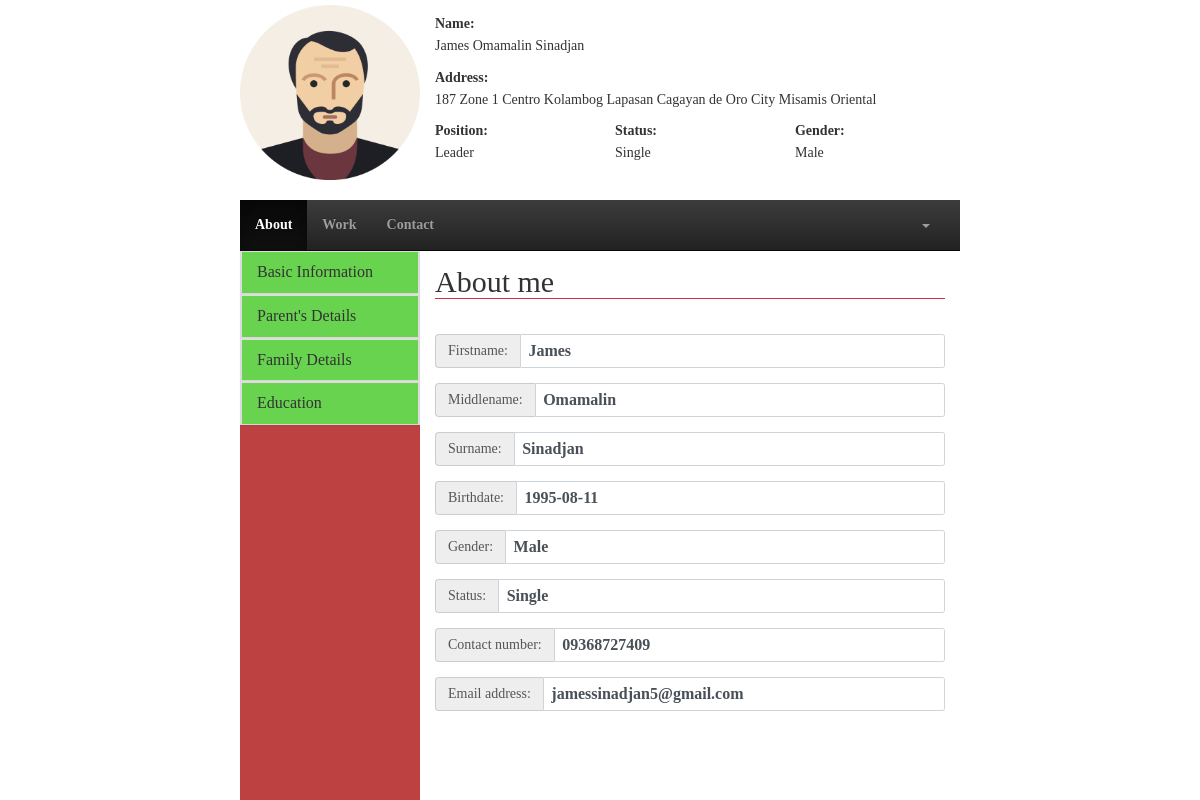
Page /user/about_me.php?id=6 (signed in) on the earlier database version.
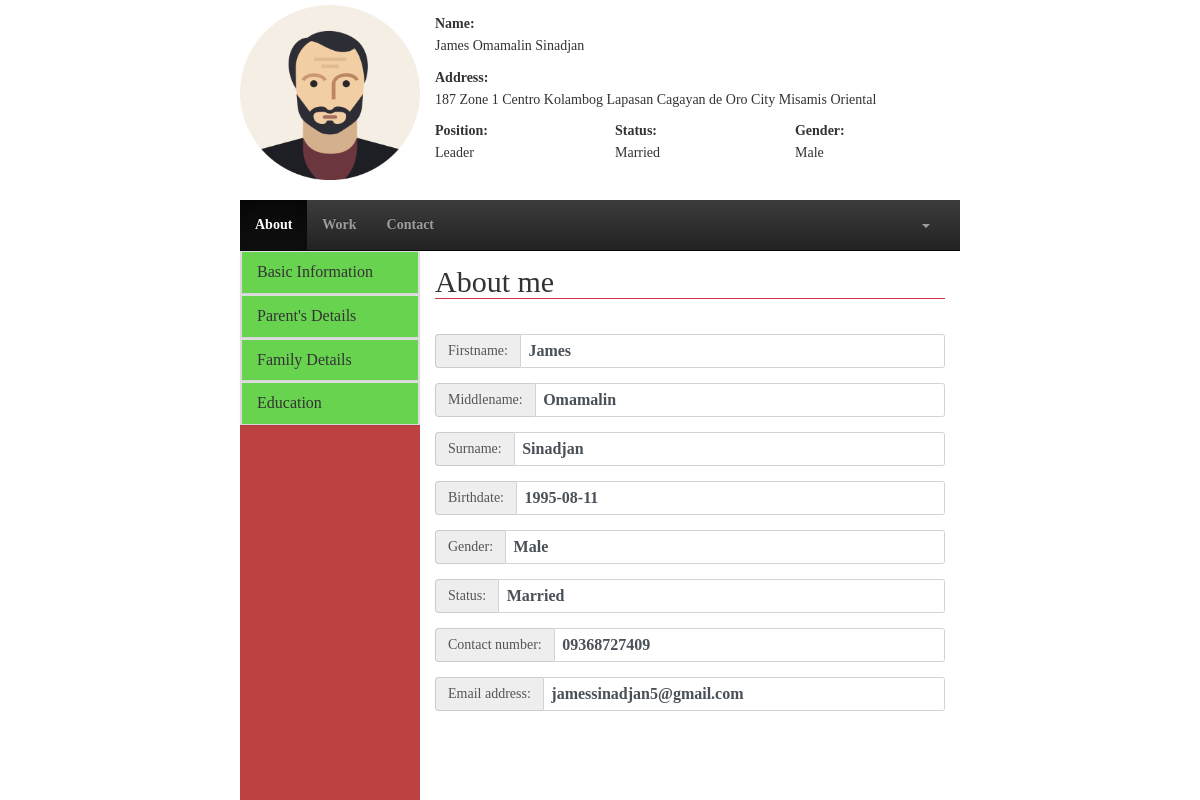
Same page on the later database version.
### tables this page shows
CREATE TABLE `current_address` (
  `staff_id` bigint(20) DEFAULT NULL,
  `addOne` varchar(50) DEFAULT NULL,
  `addTwo` varchar(50) DEFAULT NULL,
  `addTre` varchar(50) DEFAULT NULL,
  `state` varchar(50) NOT NULL,
  `city` varchar(50) NOT NULL,
  `country` varchar(50) NOT NULL,
  `postCode` int(11) NOT NULL
);

CREATE TABLE `staff` (
  `staff_id` bigint(20) NOT NULL,
  `fname` varchar(50) NOT NULL,
  `mname` varchar(50) DEFAULT NULL,
  `lname` varchar(50) NOT NULL,
  `birthdate` date NOT NULL,
  `cellnum` varchar(50) NOT NULL,
  `telnum` varchar(50) DEFAULT NULL,
  `email` varchar(50) NOT NULL,
  `status` varchar(50) NOT NULL,
  `gender` varchar(50) NOT NULL,
  `type` varchar(50) NOT NULL,
  `position` varchar(50) NOT NULL,
  `password` varchar(50) NOT NULL
);

### user/about_me.php (the view, shortened to what this page needs)
<!DOCTYPE html>
<html lang="en">
	<head>
		<link rel="stylesheet" href="css/bootstrap.css">
		<link rel="stylesheet" href="css/stylesheet.css">
		<link rel="stylesheet" href="css/bootstrap-theme.css">
	</head>
	<body>
		<div class="row-3">
			<div class="container-sides">
				<div class="col-12">
					<?php
						$space = " ";
						$id = $_GET['id'];
						include_once("action/session.php");
						$query = "SELECT staff.staff_id, staff.fname, staff.mname, staff.lname, staff.status, staff.gender, staff.type, staff.position, staff.password, current_address.staff_id, current_address.addOne, current_address.addTwo, current_address.addTre, current_address.state, current_address.city FROM staff INNER JOIN current_address ON staff.staff_id = current_address.staff_id WHERE staff.staff_id = '$id'";
						$result = mysqli_query($connect,$query);
						if(mysqli_num_rows($result) > 0){
							while($row = mysqli_fetch_assoc($result)):
					?>
								<form action="">
									<div class="col-3 text-center">
										<img src="img/avatar.png" alt="" style="width:180px;height: 180px;padding-top: 5px; ">
									</div>
									<div class="col-9">
										<div class="row-4">
											<div class="container">
												<label>Name:</label>
												<h5><?php echo $row['fname'].$space.$row['mname'].$space.$row['lname'] ?></h5>
											</div>
										</div>
										<div class="row-4">
											<div class="container">
												<label>Address:</label>
												<h5><?php echo $row['addOne'].$space.$row['addTwo'].$space.$row['addTre'].$space.$row['city'].$space.$row['state'] ?></h5>
											</div>
										</div>
										<div class="row-4">
											<div class="col-4 container">
												<label>Position:</label>
												<h5><?php echo $row['position'] ?></h5>
											</div>
											<div class="col-4 container">
												<label>Status:</label>
												<h5><?php echo $row['status'] ?></h5>
											</div>
											<div class="col-4 container">
												<label>Gender:</label>
												<h5><?php echo $row['gender'] ?></h5>
											</div>
										</div>
									</div>
								</form>
					<?php endwhile;} ?>
				</div>
			</div>
		</div>
		<div class="row-9">
			<div class="container-sides">
				<div class="col-12">
					<div class="row-1">
						<div class="">
							<nav class="navbar navbar-inverse navbar-static-top">
								<div class="collapse navbar-collapse navHeaderCollapse">
									<ul class="nav navbar-nav navbar-left">
										<li class="active"><a href="about_me.php<?php echo '?id='.$id.''?>">About</a></li>
										<li><a href="work_details.php<?php echo '?id='.$id.''?>">Work</a></li>
										<li><a href="contact_person.php<?php echo '?id='.$id.''?>">Contact</a></li>
									</ul>
									<ul class="nav navbar-nav navbar-right" style="margin-right: 15px;">
										<li>
											<a href="" class="dropdown-toggle" data-toggle="dropdown"><b class="caret"></b></a>
										</li>
									</ul>
								</div>
							</nav>
						</div>
					</div>
					<div class="row-11">
						<div class="col-3" style="background-color: #be4141;">
							<div class="panel-group">
								<div class="panel panel-default">
									<div class="panel panel-heading">
										<h4 class="panel-title"><a href="#collapse1" data-toggle="collapse">Basic Information</a></h4>
									</div>
								</div>
							</div>
							<div class="panel-group">
								<div class="panel panel-default">
									<div class="panel panel-heading">
										<h4 class="panel-title"><a href="#collapse2" data-toggle="collapse">Parent's Details</a></h4>
									</div>
								</div>
							</div>
							<div class="panel-group">
								<div class="panel panel-default">
									<div class="panel panel-heading">
										<h4 class="panel-title"><a href="#collapse3" data-toggle="collapse">Family Details</a></h4>
									</div>
								</div>
							</div>
							<div class="panel-group">
								<div class="panel panel-default">
									<div class="panel panel-heading">
										<h4 class="panel-title"><a href="#collapse4" data-toggle="collapse">Education</a></h4>
									</div>
								</div>
							</div>
						</div>
						<div class="col-9">
							<div class="row-12">
							<?php
								$email = $_SESSION['email'];
								include_once("action/session.php");
								$query = "SELECT * FROM staff WHERE email = '$email'";
								$result = mysqli_query($connect,$query);
								if(mysqli_num_rows($result) > 0){
									while($row = mysqli_fetch_assoc($result)):
							?>
								<form action="">
									<div class="container form-group">
										<legend><h2>About me</h2></legend>
									</div>
									<div class="container form-group form-horizontal">
										<div class="inputGroupContainer">
											<div class="input-group">
												<span class="input-group-addon">Firstname:</span>
												<span class='form-control'><?php echo $row['fname'] ?></span>
											</div>
										</div>
									</div>
									<div class="container form-group form-horizontal">
										<div class="inputGroupContainer">
											<div class="input-group">
												<span class="input-group-addon">Middlename:</span>
												<span class='form-control'><?php echo $row['mname'] ?></span>
											</div>
										</div>
									</div>
									<div class="container form-group form-horizontal">
										<div class="inputGroupContainer">
											<div class="input-group">
												<span class="input-group-addon">Surname:</span>
												<span class='form-control'><?php echo $row['lname'] ?></span>
											</div>
										</div>
									</div>
									<div class="container form-group form-horizontal">
										<div class="inputGroupContainer">
											<div class="input-group">
												<span class="input-group-addon">Birthdate:</span>
												<span class='form-control'><?php echo $row['birthdate'] ?></span>
											</div>
										</div>
									</div>
									<div class="container form-group form-horizontal">
										<div class="inputGroupContainer">
											<div class="input-group">
												<span class="input-group-addon">Gender:</span>
												<span class='form-control'><?php echo $row['gender'] ?></span>
											</div>
										</div>
									</div>
									<div class="container form-group form-horizontal">
										<div class="inputGroupContainer">
											<div class="input-group">
												<span class="input-group-addon">Status:</span>
												<span class='form-control'><?php echo $row['status'] ?></span>
											</div>
										</div>
									</div>
									<div class="container form-group form-horizontal">
										<div class="inputGroupContainer">
											<div class="input-group">
												<span class="input-group-addon">Contact number:</span>
												<span class='form-control'><?php echo $row['cellnum'] ?></span>
											</div>
										</div>
									</div>
									<div class="container form-group form-horizontal">
										<div class="inputGroupContainer">
											<div class="input-group">
												<span class="input-group-addon">Email address:</span>
												<span class='form-control'><?php echo $row['email'] ?></span>
											</div>
										</div>
									</div>
								</form>
							<?php endwhile;} ?>
							</div>
						</div>
					</div>
				</div>
			</div>
		</div>
	</body>
</html>

### user/css/stylesheet.css (style rules this page uses)
.col-3 { width: 25%;height: 100%; }
.col-4 { width: 33.3333%;height: 100%; }
.col-9 { width: 75%;height: 100%; }
.col-12 { width: 100%;height: 100%; }
.row-1 { height: 8.3333%;width: 100%; }
.row-3 { height: 25%;width: 100%; }
.row-4 { height: 33.3333%;width: 100%; }
.row-9 { height: 75%;width: 100%; }
.row-11 { height: 91.6666%;width: 100%; }
.row-12 { height: 100%;width: 100%; }
.row-1, .row-2, .row-3, .row-4, .row-5, .row-6, .row-7, .row-8, .row-9, .row-10, .row-11, .row-12 { position: relative; float: left; }
.col-1, .col-2, .col-3, .col-4, .col-5, .col-6, .col-7, .col-8, .col-9, .col-10, .col-11, .col-12 { position: relative; float: left; }
html,body { height: 100% !important; width: 100% !important; font-family: masaya; font-weight: bold; }
.container-sides { width: 60%; height: 100%; margin-right: auto; margin-left: auto; }
* { padding: 0; margin: 0; text-decoration: none; list-style: none; line-height: 1.3; }
h1,h2,h3,h4,h5,h6 { padding: 0 !important; margin: 0 !important; }
a { color: inherit; text-decoration: none; list-style-type: none; }
label { display: inline-block; margin-bottom: .5rem; }
.text-center { text-align: center; }

Differences in the rows shown:
changed through a linked row, current_address "187 Zone 1": staff_id.status "Single" → "Married"
changed staff "James": status "Single" → "Married"
